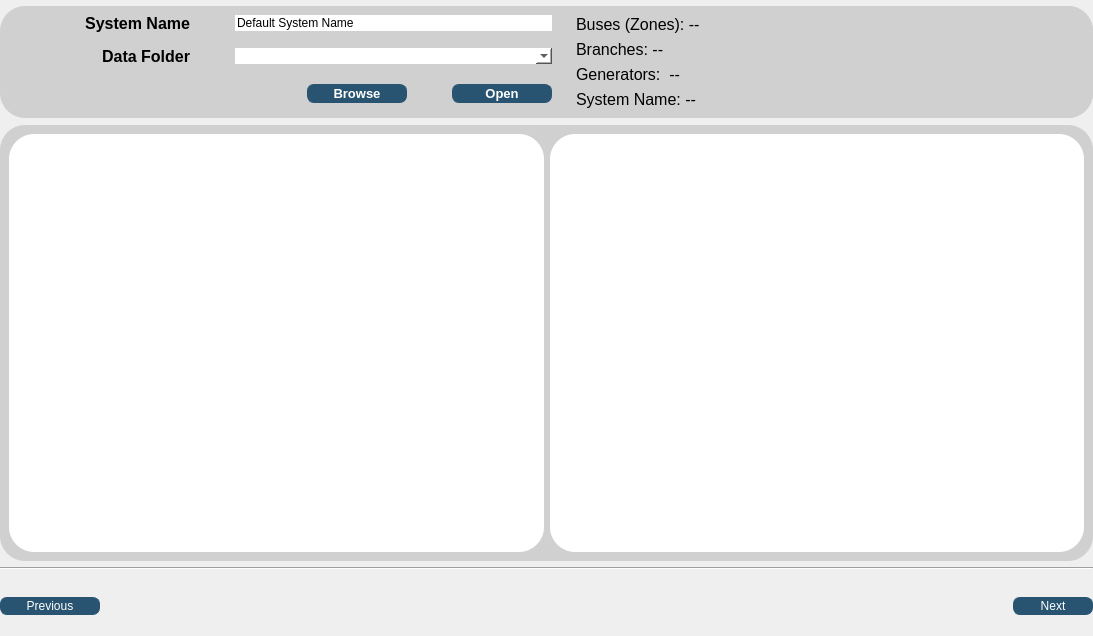
<?xml version="1.0" encoding="UTF-8"?>
<ui version="4.0">
 <class>power_system_data</class>
 <widget class="QWidget" name="power_system_data">
  <property name="geometry">
   <rect>
    <x>0</x>
    <y>0</y>
    <width>1093</width>
    <height>636</height>
   </rect>
  </property>
  <property name="sizePolicy">
   <sizepolicy hsizetype="Preferred" vsizetype="Preferred">
    <horstretch>0</horstretch>
    <verstretch>0</verstretch>
   </sizepolicy>
  </property>
  <property name="minimumSize">
   <size>
    <width>0</width>
    <height>0</height>
   </size>
  </property>
  <property name="maximumSize">
   <size>
    <width>1000000</width>
    <height>1000000</height>
   </size>
  </property>
  <property name="windowTitle">
   <string>Form</string>
  </property>
  <property name="styleSheet">
   <string notr="true"/>
  </property>
  <layout class="QVBoxLayout" name="verticalLayout_3" stretch="1,0,0">
   <property name="leftMargin">
    <number>0</number>
   </property>
   <property name="topMargin">
    <number>0</number>
   </property>
   <property name="rightMargin">
    <number>0</number>
   </property>
   <property name="bottomMargin">
    <number>0</number>
   </property>
   <item>
    <widget class="QFrame" name="frame_2">
     <property name="sizePolicy">
      <sizepolicy hsizetype="Expanding" vsizetype="Expanding">
       <horstretch>0</horstretch>
       <verstretch>0</verstretch>
      </sizepolicy>
     </property>
     <property name="frameShape">
      <enum>QFrame::NoFrame</enum>
     </property>
     <property name="frameShadow">
      <enum>QFrame::Raised</enum>
     </property>
     <layout class="QVBoxLayout" name="verticalLayout_5" stretch="0,0,0,1">
      <property name="leftMargin">
       <number>0</number>
      </property>
      <property name="topMargin">
       <number>0</number>
      </property>
      <property name="rightMargin">
       <number>0</number>
      </property>
      <property name="bottomMargin">
       <number>0</number>
      </property>
      <item>
       <widget class="QWidget" name="power_system_data_widget" native="true">
        <property name="minimumSize">
         <size>
          <width>0</width>
          <height>0</height>
         </size>
        </property>
        <property name="autoFillBackground">
         <bool>false</bool>
        </property>
        <layout class="QGridLayout" name="gridLayout_4">
         <property name="topMargin">
          <number>0</number>
         </property>
         <property name="bottomMargin">
          <number>0</number>
         </property>
        </layout>
       </widget>
      </item>
      <item alignment="Qt::AlignTop">
       <widget class="QFrame" name="frame_3">
        <property name="maximumSize">
         <size>
          <width>16777215</width>
          <height>150</height>
         </size>
        </property>
        <property name="styleSheet">
         <string notr="true">background-color: rgb(208, 208, 208);
border-radius: 25px;

color: black;</string>
        </property>
        <property name="frameShape">
         <enum>QFrame::NoFrame</enum>
        </property>
        <property name="frameShadow">
         <enum>QFrame::Raised</enum>
        </property>
        <layout class="QGridLayout" name="gridLayout_2">
         <property name="leftMargin">
          <number>25</number>
         </property>
         <property name="topMargin">
          <number>0</number>
         </property>
         <property name="rightMargin">
          <number>0</number>
         </property>
         <property name="bottomMargin">
          <number>0</number>
         </property>
         <item row="2" column="0">
          <widget class="QFrame" name="frame_5">
           <property name="maximumSize">
            <size>
             <width>10000000</width>
             <height>16777215</height>
            </size>
           </property>
           <property name="frameShape">
            <enum>QFrame::NoFrame</enum>
           </property>
           <property name="frameShadow">
            <enum>QFrame::Plain</enum>
           </property>
           <layout class="QGridLayout" name="gridLayout_3">
            <property name="leftMargin">
             <number>0</number>
            </property>
            <property name="topMargin">
             <number>0</number>
            </property>
            <property name="rightMargin">
             <number>0</number>
            </property>
            <property name="bottomMargin">
             <number>0</number>
            </property>
            <property name="horizontalSpacing">
             <number>45</number>
            </property>
            <item row="3" column="3">
             <widget class="QPushButton" name="open_file_button">
              <property name="sizePolicy">
               <sizepolicy hsizetype="Preferred" vsizetype="Fixed">
                <horstretch>0</horstretch>
                <verstretch>0</verstretch>
               </sizepolicy>
              </property>
              <property name="maximumSize">
               <size>
                <width>100</width>
                <height>16777215</height>
               </size>
              </property>
              <property name="font">
               <font>
                <family>Segoe UI</family>
                <pointsize>10</pointsize>
                <italic>false</italic>
                <bold>true</bold>
               </font>
              </property>
              <property name="styleSheet">
               <string notr="true">QPushButton {
        border: 1px solid rgb(40, 84, 113);
        border-radius: 7px;
        background-color: rgb(40, 84, 113);
        color: white;
		 font: 700 10pt &quot;Segoe UI&quot;;
        padding: 1px;
    }
QPushButton:hover {
        background-color: rgb(60, 120, 150);
    }
QPushButton:pressed {
        background-color: rgb(20, 60, 80);
    }</string>
              </property>
              <property name="text">
               <string>Open</string>
              </property>
              <property name="iconSize">
               <size>
                <width>16</width>
                <height>16</height>
               </size>
              </property>
              <property name="flat">
               <bool>true</bool>
              </property>
             </widget>
            </item>
            <item row="1" column="0">
             <widget class="QLabel" name="label_2">
              <property name="font">
               <font>
                <pointsize>12</pointsize>
                <italic>false</italic>
                <bold>true</bold>
               </font>
              </property>
              <property name="styleSheet">
               <string notr="true"/>
              </property>
              <property name="text">
               <string>System Name</string>
              </property>
              <property name="alignment">
               <set>Qt::AlignRight|Qt::AlignTrailing|Qt::AlignVCenter</set>
              </property>
             </widget>
            </item>
            <item row="2" column="0">
             <widget class="QLabel" name="label">
              <property name="font">
               <font>
                <pointsize>12</pointsize>
                <bold>true</bold>
               </font>
              </property>
              <property name="styleSheet">
               <string notr="true"/>
              </property>
              <property name="text">
               <string>Data Folder</string>
              </property>
              <property name="alignment">
               <set>Qt::AlignRight|Qt::AlignTrailing|Qt::AlignVCenter</set>
              </property>
             </widget>
            </item>
            <item row="2" column="1" colspan="3">
             <widget class="QComboBox" name="file_combo_box">
              <property name="styleSheet">
               <string notr="true">background-color: rgb(255, 255, 255);
color: rgb(0, 0, 0);</string>
              </property>
              <property name="currentText">
               <string/>
              </property>
             </widget>
            </item>
            <item row="1" column="1" colspan="3">
             <widget class="QLineEdit" name="system_name_input">
              <property name="sizePolicy">
               <sizepolicy hsizetype="Preferred" vsizetype="Fixed">
                <horstretch>0</horstretch>
                <verstretch>0</verstretch>
               </sizepolicy>
              </property>
              <property name="styleSheet">
               <string notr="true">background-color: rgb(255, 255, 255);
color: rgb(0, 0, 0);</string>
              </property>
              <property name="text">
               <string>Default System Name</string>
              </property>
             </widget>
            </item>
            <item row="3" column="2">
             <widget class="QPushButton" name="file_button">
              <property name="sizePolicy">
               <sizepolicy hsizetype="Preferred" vsizetype="Fixed">
                <horstretch>0</horstretch>
                <verstretch>0</verstretch>
               </sizepolicy>
              </property>
              <property name="maximumSize">
               <size>
                <width>100</width>
                <height>16777215</height>
               </size>
              </property>
              <property name="font">
               <font>
                <family>Segoe UI</family>
                <pointsize>10</pointsize>
                <italic>false</italic>
                <bold>true</bold>
               </font>
              </property>
              <property name="styleSheet">
               <string notr="true">QPushButton {
        border: 1px solid rgb(40, 84, 113);
        border-radius: 7px;
        background-color: rgb(40, 84, 113);
        color: white;
		 font: 700 10pt &quot;Segoe UI&quot;;
        padding: 1px;
    }
QPushButton:hover {
        background-color: rgb(60, 120, 150);
    }
QPushButton:pressed {
        background-color: rgb(20, 60, 80);
    }</string>
              </property>
              <property name="text">
               <string>Browse</string>
              </property>
              <property name="iconSize">
               <size>
                <width>16</width>
                <height>16</height>
               </size>
              </property>
              <property name="flat">
               <bool>true</bool>
              </property>
             </widget>
            </item>
            <item row="3" column="1">
             <widget class="QToolButton" name="power_system_help_button">
              <property name="styleSheet">
               <string notr="true">
    QToolButton:hover {
        background-color: rgb(230, 230, 230);
		border-radius:5px;
    }
    QToolButton:pressed {
        background-color: rgb(180, 180, 180);		
		 border-radius:5px;
    }</string>
              </property>
              <property name="text">
               <string/>
              </property>
              <property name="icon">
               <iconset resource="../../../resources.qrc">
                <normaloff>:/icon/images/icons/ainfo_24dp_5F6368_FILL0_wght200_GRAD0_opsz24.png</normaloff>:/icon/images/icons/ainfo_24dp_5F6368_FILL0_wght200_GRAD0_opsz24.png</iconset>
              </property>
              <property name="iconSize">
               <size>
                <width>24</width>
                <height>24</height>
               </size>
              </property>
             </widget>
            </item>
           </layout>
          </widget>
         </item>
         <item row="2" column="2">
          <widget class="QFrame" name="power_system_info_frame">
           <property name="styleSheet">
            <string notr="true">
border-color: rgb(129, 194, 65);</string>
           </property>
           <property name="frameShape">
            <enum>QFrame::StyledPanel</enum>
           </property>
           <property name="frameShadow">
            <enum>QFrame::Raised</enum>
           </property>
           <property name="lineWidth">
            <number>7</number>
           </property>
           <layout class="QVBoxLayout" name="verticalLayout_4">
            <item>
             <widget class="QLabel" name="bus_label">
              <property name="font">
               <font>
                <pointsize>12</pointsize>
               </font>
              </property>
              <property name="text">
               <string>Buses (Zones): --</string>
              </property>
             </widget>
            </item>
            <item>
             <widget class="QLabel" name="line_label">
              <property name="font">
               <font>
                <pointsize>12</pointsize>
               </font>
              </property>
              <property name="text">
               <string>Branches: --</string>
              </property>
             </widget>
            </item>
            <item>
             <widget class="QLabel" name="gen_label">
              <property name="font">
               <font>
                <pointsize>12</pointsize>
               </font>
              </property>
              <property name="styleSheet">
               <string notr="true"/>
              </property>
              <property name="text">
               <string>Generators:  --</string>
              </property>
             </widget>
            </item>
            <item>
             <widget class="QLabel" name="sys_label">
              <property name="font">
               <font>
                <pointsize>12</pointsize>
               </font>
              </property>
              <property name="text">
               <string>System Name: --</string>
              </property>
             </widget>
            </item>
           </layout>
          </widget>
         </item>
         <item row="2" column="1">
          <widget class="Line" name="line_3">
           <property name="orientation">
            <enum>Qt::Vertical</enum>
           </property>
          </widget>
         </item>
        </layout>
       </widget>
      </item>
      <item>
       <spacer name="verticalSpacer">
        <property name="orientation">
         <enum>Qt::Vertical</enum>
        </property>
        <property name="sizeHint" stdset="0">
         <size>
          <width>20</width>
          <height>1</height>
         </size>
        </property>
       </spacer>
      </item>
      <item>
       <widget class="QFrame" name="power_system_data_frame">
        <property name="sizePolicy">
         <sizepolicy hsizetype="Expanding" vsizetype="Expanding">
          <horstretch>0</horstretch>
          <verstretch>0</verstretch>
         </sizepolicy>
        </property>
        <property name="minimumSize">
         <size>
          <width>0</width>
          <height>0</height>
         </size>
        </property>
        <property name="styleSheet">
         <string notr="true">background-color: rgb(208, 208, 208);
border-radius: 25px;
</string>
        </property>
        <property name="frameShape">
         <enum>QFrame::StyledPanel</enum>
        </property>
        <property name="frameShadow">
         <enum>QFrame::Raised</enum>
        </property>
        <layout class="QGridLayout" name="gridLayout">
         <item row="0" column="1" rowspan="2">
          <widget class="MatplotlibWidget" name="network_map_widget">
           <property name="styleSheet">
            <string notr="true">background-color: rgb(255, 255, 255);</string>
           </property>
          </widget>
         </item>
         <item row="0" column="3" rowspan="2">
          <widget class="MatplotlibWidget" name="generation_mix">
           <property name="sizePolicy">
            <sizepolicy hsizetype="Expanding" vsizetype="Expanding">
             <horstretch>0</horstretch>
             <verstretch>0</verstretch>
            </sizepolicy>
           </property>
           <property name="minimumSize">
            <size>
             <width>0</width>
             <height>0</height>
            </size>
           </property>
           <property name="styleSheet">
            <string notr="true">background-color: rgb(255, 255, 255);</string>
           </property>
          </widget>
         </item>
        </layout>
       </widget>
      </item>
     </layout>
    </widget>
   </item>
   <item>
    <widget class="Line" name="line_bottom">
     <property name="orientation">
      <enum>Qt::Horizontal</enum>
     </property>
    </widget>
   </item>
   <item alignment="Qt::AlignBottom">
    <widget class="QFrame" name="frame">
     <property name="sizePolicy">
      <sizepolicy hsizetype="Preferred" vsizetype="Minimum">
       <horstretch>0</horstretch>
       <verstretch>0</verstretch>
      </sizepolicy>
     </property>
     <property name="maximumSize">
      <size>
       <width>16777215</width>
       <height>10000000</height>
      </size>
     </property>
     <property name="frameShape">
      <enum>QFrame::NoFrame</enum>
     </property>
     <property name="frameShadow">
      <enum>QFrame::Raised</enum>
     </property>
     <layout class="QVBoxLayout" name="verticalLayout">
      <property name="leftMargin">
       <number>0</number>
      </property>
      <property name="topMargin">
       <number>0</number>
      </property>
      <property name="rightMargin">
       <number>0</number>
      </property>
      <property name="bottomMargin">
       <number>0</number>
      </property>
      <item>
       <widget class="QFrame" name="frame_6">
        <property name="frameShape">
         <enum>QFrame::NoFrame</enum>
        </property>
        <property name="frameShadow">
         <enum>QFrame::Raised</enum>
        </property>
        <layout class="QHBoxLayout" name="horizontalLayout_3">
         <property name="leftMargin">
          <number>0</number>
         </property>
         <property name="topMargin">
          <number>0</number>
         </property>
         <property name="rightMargin">
          <number>0</number>
         </property>
         <property name="bottomMargin">
          <number>0</number>
         </property>
         <item alignment="Qt::AlignLeft">
          <widget class="QPushButton" name="previous_button">
           <property name="sizePolicy">
            <sizepolicy hsizetype="Preferred" vsizetype="Fixed">
             <horstretch>0</horstretch>
             <verstretch>0</verstretch>
            </sizepolicy>
           </property>
           <property name="minimumSize">
            <size>
             <width>100</width>
             <height>0</height>
            </size>
           </property>
           <property name="styleSheet">
            <string notr="true">QPushButton {
        border: 1px solid rgb(40, 84, 113);
        border-radius: 7px;
        background-color: rgb(40, 84, 113);
        color: white;
		 font: 700 10pt &quot;Segoe UI&quot;;
        padding: 1px;
    }
QPushButton:hover {
        background-color: rgb(60, 120, 150);
    }
QPushButton:pressed {
        background-color: rgb(20, 60, 80);
    }</string>
           </property>
           <property name="text">
            <string>Previous</string>
           </property>
          </widget>
         </item>
         <item alignment="Qt::AlignHCenter">
          <widget class="QLabel" name="label_3">
           <property name="minimumSize">
            <size>
             <width>500</width>
             <height>60</height>
            </size>
           </property>
           <property name="styleSheet">
            <string notr="true">image: url(:/logos/images/logo/power_system_icon.png);</string>
           </property>
           <property name="text">
            <string/>
           </property>
          </widget>
         </item>
         <item alignment="Qt::AlignRight">
          <widget class="QPushButton" name="next_button">
           <property name="sizePolicy">
            <sizepolicy hsizetype="Preferred" vsizetype="Fixed">
             <horstretch>0</horstretch>
             <verstretch>0</verstretch>
            </sizepolicy>
           </property>
           <property name="minimumSize">
            <size>
             <width>80</width>
             <height>0</height>
            </size>
           </property>
           <property name="styleSheet">
            <string notr="true">QPushButton {
        border: 1px solid rgb(40, 84, 113);
        border-radius: 7px;
        background-color: rgb(40, 84, 113);
        color: white;
		 font: 700 10pt &quot;Segoe UI&quot;;
        padding: 1px;
    }
QPushButton:hover {
        background-color: rgb(60, 120, 150);
    }
QPushButton:pressed {
        background-color: rgb(20, 60, 80);
    }</string>
           </property>
           <property name="text">
            <string>Next</string>
           </property>
          </widget>
         </item>
        </layout>
       </widget>
      </item>
     </layout>
    </widget>
   </item>
  </layout>
 </widget>
 <customwidgets>
  <customwidget>
   <class>MatplotlibWidget</class>
   <extends>QGraphicsView</extends>
   <header location="global">matplotlibwidget.h</header>
  </customwidget>
 </customwidgets>
 <resources>
  <include location="../../../resources.qrc"/>
 </resources>
 <connections/>
</ui>
